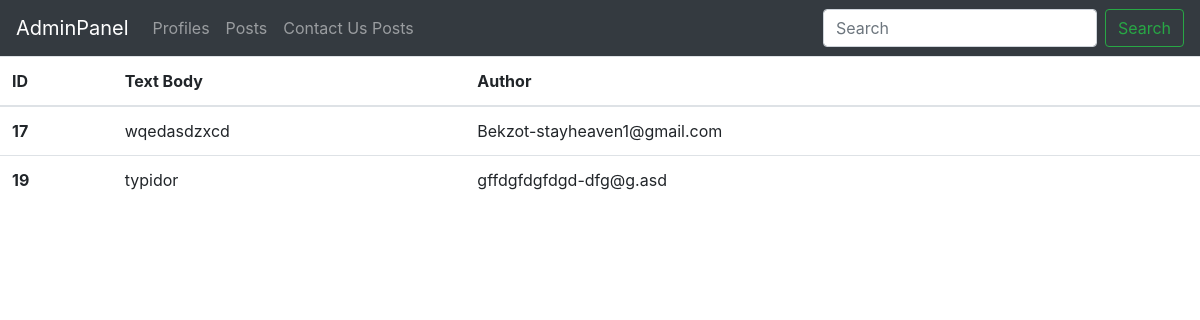
Screenshot of /admin/contact-us-posts (signed in) with the database file from the repository.
### models.py (models this page shows, shortened)
class Posts (db.Model):
    id = db.Column(db.Integer, primary_key=True)
    title = db.Column(db.String(100))
    body = db.Column(db.String(200))
    author = db.Column(db.String)
    pub_date = db.Column(db.DateTime, nullable=False,
        default=datetime.utcnow)

### admin.py (the view)
@admin.route('/contact-us-posts')
@login_required
def contactUs():
    if current_user.admin == True:
        messages = Posts.query.filter_by(title='Contact')
        return render_template('contactUsPosts.html',messages=messages)
    else:
        return '''You don't have permisions'''

### app.py (called while the page is built)
@login_manager.user_loader
def load_user(user_id):
	return User.query.get(int(user_id))

### adminTemplates/contactUsPosts.html (shortened to what this page needs)
{%extends 'base.html'%}
{%block body%}
<table class="table table-hover">
    <thead>
      <tr>
        <th scope="col">ID</th>
        <th scope="col">Text Body</th>
        <th scope="col">Author</th>
      </tr>
    </thead>
    <tbody>
      {%for message in messages%}
      <tr>
        <th scope="row">{{message.id}}</th>
        <td>{{message.body}}</td>
        <td>{{message.author}}</td>
      </tr>
      {%endfor%}
    </tbody>
  </table>
{%endblock%}

### rows the page displays
Posts: id "17", body "wqedasdzxcd", author "Bekzot-stayheaven1@gmail.com"
Posts: id "19", body "typidor", author "gffdgfdgfdgd-dfg@g.asd"
